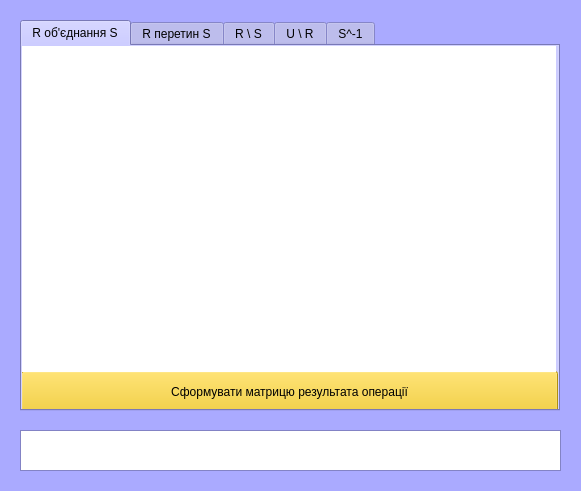
<?xml version="1.0" encoding="UTF-8"?>
<ui version="4.0">
 <class>Window4</class>
 <widget class="QMainWindow" name="Window4">
  <property name="geometry">
   <rect>
    <x>0</x>
    <y>0</y>
    <width>581</width>
    <height>491</height>
   </rect>
  </property>
  <property name="minimumSize">
   <size>
    <width>0</width>
    <height>0</height>
   </size>
  </property>
  <property name="maximumSize">
   <size>
    <width>121212</width>
    <height>121212</height>
   </size>
  </property>
  <property name="palette">
   <palette>
    <active>
     <colorrole role="WindowText">
      <brush brushstyle="SolidPattern">
       <color alpha="255">
        <red>0</red>
        <green>0</green>
        <blue>0</blue>
       </color>
      </brush>
     </colorrole>
     <colorrole role="Button">
      <brush brushstyle="SolidPattern">
       <color alpha="255">
        <red>170</red>
        <green>170</green>
        <blue>255</blue>
       </color>
      </brush>
     </colorrole>
     <colorrole role="Light">
      <brush brushstyle="SolidPattern">
       <color alpha="255">
        <red>255</red>
        <green>255</green>
        <blue>255</blue>
       </color>
      </brush>
     </colorrole>
     <colorrole role="Midlight">
      <brush brushstyle="SolidPattern">
       <color alpha="255">
        <red>212</red>
        <green>212</green>
        <blue>255</blue>
       </color>
      </brush>
     </colorrole>
     <colorrole role="Dark">
      <brush brushstyle="SolidPattern">
       <color alpha="255">
        <red>85</red>
        <green>85</green>
        <blue>127</blue>
       </color>
      </brush>
     </colorrole>
     <colorrole role="Mid">
      <brush brushstyle="SolidPattern">
       <color alpha="255">
        <red>113</red>
        <green>113</green>
        <blue>170</blue>
       </color>
      </brush>
     </colorrole>
     <colorrole role="Text">
      <brush brushstyle="SolidPattern">
       <color alpha="255">
        <red>0</red>
        <green>0</green>
        <blue>0</blue>
       </color>
      </brush>
     </colorrole>
     <colorrole role="BrightText">
      <brush brushstyle="SolidPattern">
       <color alpha="255">
        <red>255</red>
        <green>255</green>
        <blue>255</blue>
       </color>
      </brush>
     </colorrole>
     <colorrole role="ButtonText">
      <brush brushstyle="SolidPattern">
       <color alpha="255">
        <red>0</red>
        <green>0</green>
        <blue>0</blue>
       </color>
      </brush>
     </colorrole>
     <colorrole role="Base">
      <brush brushstyle="SolidPattern">
       <color alpha="255">
        <red>255</red>
        <green>255</green>
        <blue>255</blue>
       </color>
      </brush>
     </colorrole>
     <colorrole role="Window">
      <brush brushstyle="SolidPattern">
       <color alpha="255">
        <red>170</red>
        <green>170</green>
        <blue>255</blue>
       </color>
      </brush>
     </colorrole>
     <colorrole role="Shadow">
      <brush brushstyle="SolidPattern">
       <color alpha="255">
        <red>0</red>
        <green>0</green>
        <blue>0</blue>
       </color>
      </brush>
     </colorrole>
     <colorrole role="AlternateBase">
      <brush brushstyle="SolidPattern">
       <color alpha="255">
        <red>212</red>
        <green>212</green>
        <blue>255</blue>
       </color>
      </brush>
     </colorrole>
     <colorrole role="ToolTipBase">
      <brush brushstyle="SolidPattern">
       <color alpha="255">
        <red>255</red>
        <green>255</green>
        <blue>220</blue>
       </color>
      </brush>
     </colorrole>
     <colorrole role="ToolTipText">
      <brush brushstyle="SolidPattern">
       <color alpha="255">
        <red>0</red>
        <green>0</green>
        <blue>0</blue>
       </color>
      </brush>
     </colorrole>
     <colorrole role="PlaceholderText">
      <brush brushstyle="NoBrush">
       <color alpha="128">
        <red>0</red>
        <green>0</green>
        <blue>0</blue>
       </color>
      </brush>
     </colorrole>
    </active>
    <inactive>
     <colorrole role="WindowText">
      <brush brushstyle="SolidPattern">
       <color alpha="255">
        <red>0</red>
        <green>0</green>
        <blue>0</blue>
       </color>
      </brush>
     </colorrole>
     <colorrole role="Button">
      <brush brushstyle="SolidPattern">
       <color alpha="255">
        <red>170</red>
        <green>170</green>
        <blue>255</blue>
       </color>
      </brush>
     </colorrole>
     <colorrole role="Light">
      <brush brushstyle="SolidPattern">
       <color alpha="255">
        <red>255</red>
        <green>255</green>
        <blue>255</blue>
       </color>
      </brush>
     </colorrole>
     <colorrole role="Midlight">
      <brush brushstyle="SolidPattern">
       <color alpha="255">
        <red>212</red>
        <green>212</green>
        <blue>255</blue>
       </color>
      </brush>
     </colorrole>
     <colorrole role="Dark">
      <brush brushstyle="SolidPattern">
       <color alpha="255">
        <red>85</red>
        <green>85</green>
        <blue>127</blue>
       </color>
      </brush>
     </colorrole>
     <colorrole role="Mid">
      <brush brushstyle="SolidPattern">
       <color alpha="255">
        <red>113</red>
        <green>113</green>
        <blue>170</blue>
       </color>
      </brush>
     </colorrole>
     <colorrole role="Text">
      <brush brushstyle="SolidPattern">
       <color alpha="255">
        <red>0</red>
        <green>0</green>
        <blue>0</blue>
       </color>
      </brush>
     </colorrole>
     <colorrole role="BrightText">
      <brush brushstyle="SolidPattern">
       <color alpha="255">
        <red>255</red>
        <green>255</green>
        <blue>255</blue>
       </color>
      </brush>
     </colorrole>
     <colorrole role="ButtonText">
      <brush brushstyle="SolidPattern">
       <color alpha="255">
        <red>0</red>
        <green>0</green>
        <blue>0</blue>
       </color>
      </brush>
     </colorrole>
     <colorrole role="Base">
      <brush brushstyle="SolidPattern">
       <color alpha="255">
        <red>255</red>
        <green>255</green>
        <blue>255</blue>
       </color>
      </brush>
     </colorrole>
     <colorrole role="Window">
      <brush brushstyle="SolidPattern">
       <color alpha="255">
        <red>170</red>
        <green>170</green>
        <blue>255</blue>
       </color>
      </brush>
     </colorrole>
     <colorrole role="Shadow">
      <brush brushstyle="SolidPattern">
       <color alpha="255">
        <red>0</red>
        <green>0</green>
        <blue>0</blue>
       </color>
      </brush>
     </colorrole>
     <colorrole role="AlternateBase">
      <brush brushstyle="SolidPattern">
       <color alpha="255">
        <red>212</red>
        <green>212</green>
        <blue>255</blue>
       </color>
      </brush>
     </colorrole>
     <colorrole role="ToolTipBase">
      <brush brushstyle="SolidPattern">
       <color alpha="255">
        <red>255</red>
        <green>255</green>
        <blue>220</blue>
       </color>
      </brush>
     </colorrole>
     <colorrole role="ToolTipText">
      <brush brushstyle="SolidPattern">
       <color alpha="255">
        <red>0</red>
        <green>0</green>
        <blue>0</blue>
       </color>
      </brush>
     </colorrole>
     <colorrole role="PlaceholderText">
      <brush brushstyle="NoBrush">
       <color alpha="128">
        <red>0</red>
        <green>0</green>
        <blue>0</blue>
       </color>
      </brush>
     </colorrole>
    </inactive>
    <disabled>
     <colorrole role="WindowText">
      <brush brushstyle="SolidPattern">
       <color alpha="255">
        <red>85</red>
        <green>85</green>
        <blue>127</blue>
       </color>
      </brush>
     </colorrole>
     <colorrole role="Button">
      <brush brushstyle="SolidPattern">
       <color alpha="255">
        <red>170</red>
        <green>170</green>
        <blue>255</blue>
       </color>
      </brush>
     </colorrole>
     <colorrole role="Light">
      <brush brushstyle="SolidPattern">
       <color alpha="255">
        <red>255</red>
        <green>255</green>
        <blue>255</blue>
       </color>
      </brush>
     </colorrole>
     <colorrole role="Midlight">
      <brush brushstyle="SolidPattern">
       <color alpha="255">
        <red>212</red>
        <green>212</green>
        <blue>255</blue>
       </color>
      </brush>
     </colorrole>
     <colorrole role="Dark">
      <brush brushstyle="SolidPattern">
       <color alpha="255">
        <red>85</red>
        <green>85</green>
        <blue>127</blue>
       </color>
      </brush>
     </colorrole>
     <colorrole role="Mid">
      <brush brushstyle="SolidPattern">
       <color alpha="255">
        <red>113</red>
        <green>113</green>
        <blue>170</blue>
       </color>
      </brush>
     </colorrole>
     <colorrole role="Text">
      <brush brushstyle="SolidPattern">
       <color alpha="255">
        <red>85</red>
        <green>85</green>
        <blue>127</blue>
       </color>
      </brush>
     </colorrole>
     <colorrole role="BrightText">
      <brush brushstyle="SolidPattern">
       <color alpha="255">
        <red>255</red>
        <green>255</green>
        <blue>255</blue>
       </color>
      </brush>
     </colorrole>
     <colorrole role="ButtonText">
      <brush brushstyle="SolidPattern">
       <color alpha="255">
        <red>85</red>
        <green>85</green>
        <blue>127</blue>
       </color>
      </brush>
     </colorrole>
     <colorrole role="Base">
      <brush brushstyle="SolidPattern">
       <color alpha="255">
        <red>170</red>
        <green>170</green>
        <blue>255</blue>
       </color>
      </brush>
     </colorrole>
     <colorrole role="Window">
      <brush brushstyle="SolidPattern">
       <color alpha="255">
        <red>170</red>
        <green>170</green>
        <blue>255</blue>
       </color>
      </brush>
     </colorrole>
     <colorrole role="Shadow">
      <brush brushstyle="SolidPattern">
       <color alpha="255">
        <red>0</red>
        <green>0</green>
        <blue>0</blue>
       </color>
      </brush>
     </colorrole>
     <colorrole role="AlternateBase">
      <brush brushstyle="SolidPattern">
       <color alpha="255">
        <red>170</red>
        <green>170</green>
        <blue>255</blue>
       </color>
      </brush>
     </colorrole>
     <colorrole role="ToolTipBase">
      <brush brushstyle="SolidPattern">
       <color alpha="255">
        <red>255</red>
        <green>255</green>
        <blue>220</blue>
       </color>
      </brush>
     </colorrole>
     <colorrole role="ToolTipText">
      <brush brushstyle="SolidPattern">
       <color alpha="255">
        <red>0</red>
        <green>0</green>
        <blue>0</blue>
       </color>
      </brush>
     </colorrole>
     <colorrole role="PlaceholderText">
      <brush brushstyle="NoBrush">
       <color alpha="128">
        <red>0</red>
        <green>0</green>
        <blue>0</blue>
       </color>
      </brush>
     </colorrole>
    </disabled>
   </palette>
  </property>
  <property name="windowTitle">
   <string>Вікно №4</string>
  </property>
  <widget class="QWidget" name="centralwidget">
   <widget class="QTextBrowser" name="browserAction">
    <property name="geometry">
     <rect>
      <x>20</x>
      <y>430</y>
      <width>541</width>
      <height>41</height>
     </rect>
    </property>
    <property name="locale">
     <locale language="Russian" country="Russia"/>
    </property>
    <property name="html">
     <string>&lt;!DOCTYPE HTML PUBLIC &quot;-//W3C//DTD HTML 4.0//EN&quot; &quot;http://www.w3.org/TR/REC-html40/strict.dtd&quot;&gt;
&lt;html&gt;&lt;head&gt;&lt;meta name=&quot;qrichtext&quot; content=&quot;1&quot; /&gt;&lt;style type=&quot;text/css&quot;&gt;
p, li { white-space: pre-wrap; }
&lt;/style&gt;&lt;/head&gt;&lt;body style=&quot; font-family:'MS Shell Dlg 2'; font-size:8.25pt; font-weight:400; font-style:normal;&quot;&gt;
&lt;p style=&quot;-qt-paragraph-type:empty; margin-top:0px; margin-bottom:0px; margin-left:0px; margin-right:0px; -qt-block-indent:0; text-indent:0px;&quot;&gt;&lt;br /&gt;&lt;/p&gt;&lt;/body&gt;&lt;/html&gt;</string>
    </property>
   </widget>
   <widget class="QTabWidget" name="tabWidget">
    <property name="geometry">
     <rect>
      <x>20</x>
      <y>20</y>
      <width>540</width>
      <height>391</height>
     </rect>
    </property>
    <property name="styleSheet">
     <string notr="true"/>
    </property>
    <property name="currentIndex">
     <number>0</number>
    </property>
    <widget class="QWidget" name="tab">
     <attribute name="title">
      <string>R об'єднання S</string>
     </attribute>
     <widget class="QPushButton" name="buttonGetUnionRS">
      <property name="geometry">
       <rect>
        <x>-1</x>
        <y>325</y>
        <width>537</width>
        <height>41</height>
       </rect>
      </property>
      <property name="font">
       <font>
        <pointsize>9</pointsize>
       </font>
      </property>
      <property name="styleSheet">
       <string notr="true">background-color: rgb(244, 202, 22);</string>
      </property>
      <property name="text">
       <string>Сформувати матрицю результата операції</string>
      </property>
     </widget>
     <widget class="QTableWidget" name="tableUnionRS">
      <property name="geometry">
       <rect>
        <x>0</x>
        <y>0</y>
        <width>534</width>
        <height>326</height>
       </rect>
      </property>
      <property name="font">
       <font>
        <pointsize>7</pointsize>
       </font>
      </property>
      <property name="locale">
       <locale language="Ukrainian" country="Ukraine"/>
      </property>
      <property name="frameShape">
       <enum>QFrame::NoFrame</enum>
      </property>
      <property name="sizeAdjustPolicy">
       <enum>QAbstractScrollArea::AdjustIgnored</enum>
      </property>
      <property name="selectionMode">
       <enum>QAbstractItemView::NoSelection</enum>
      </property>
      <property name="verticalScrollMode">
       <enum>QAbstractItemView::ScrollPerPixel</enum>
      </property>
      <property name="horizontalScrollMode">
       <enum>QAbstractItemView::ScrollPerPixel</enum>
      </property>
      <attribute name="horizontalHeaderCascadingSectionResizes">
       <bool>true</bool>
      </attribute>
      <attribute name="horizontalHeaderMinimumSectionSize">
       <number>53</number>
      </attribute>
      <attribute name="horizontalHeaderDefaultSectionSize">
       <number>53</number>
      </attribute>
      <attribute name="horizontalHeaderShowSortIndicator" stdset="0">
       <bool>false</bool>
      </attribute>
      <attribute name="horizontalHeaderStretchLastSection">
       <bool>true</bool>
      </attribute>
      <attribute name="verticalHeaderCascadingSectionResizes">
       <bool>true</bool>
      </attribute>
      <attribute name="verticalHeaderMinimumSectionSize">
       <number>34</number>
      </attribute>
      <attribute name="verticalHeaderDefaultSectionSize">
       <number>40</number>
      </attribute>
      <attribute name="verticalHeaderStretchLastSection">
       <bool>true</bool>
      </attribute>
     </widget>
    </widget>
    <widget class="QWidget" name="tab_2">
     <attribute name="title">
      <string>R перетин S</string>
     </attribute>
     <widget class="QPushButton" name="buttonGetIntersectionRS">
      <property name="geometry">
       <rect>
        <x>-1</x>
        <y>325</y>
        <width>537</width>
        <height>41</height>
       </rect>
      </property>
      <property name="font">
       <font>
        <pointsize>9</pointsize>
       </font>
      </property>
      <property name="styleSheet">
       <string notr="true">background-color: rgb(244, 202, 22);</string>
      </property>
      <property name="text">
       <string>Сформувати матрицю результата операції</string>
      </property>
     </widget>
     <widget class="QTableWidget" name="tableIntersectionRS">
      <property name="geometry">
       <rect>
        <x>0</x>
        <y>0</y>
        <width>534</width>
        <height>326</height>
       </rect>
      </property>
      <property name="font">
       <font>
        <pointsize>7</pointsize>
       </font>
      </property>
      <property name="locale">
       <locale language="Ukrainian" country="Ukraine"/>
      </property>
      <property name="frameShape">
       <enum>QFrame::NoFrame</enum>
      </property>
      <property name="sizeAdjustPolicy">
       <enum>QAbstractScrollArea::AdjustIgnored</enum>
      </property>
      <property name="selectionMode">
       <enum>QAbstractItemView::NoSelection</enum>
      </property>
      <property name="verticalScrollMode">
       <enum>QAbstractItemView::ScrollPerPixel</enum>
      </property>
      <property name="horizontalScrollMode">
       <enum>QAbstractItemView::ScrollPerPixel</enum>
      </property>
      <attribute name="horizontalHeaderCascadingSectionResizes">
       <bool>true</bool>
      </attribute>
      <attribute name="horizontalHeaderMinimumSectionSize">
       <number>53</number>
      </attribute>
      <attribute name="horizontalHeaderDefaultSectionSize">
       <number>53</number>
      </attribute>
      <attribute name="horizontalHeaderShowSortIndicator" stdset="0">
       <bool>false</bool>
      </attribute>
      <attribute name="horizontalHeaderStretchLastSection">
       <bool>true</bool>
      </attribute>
      <attribute name="verticalHeaderCascadingSectionResizes">
       <bool>true</bool>
      </attribute>
      <attribute name="verticalHeaderMinimumSectionSize">
       <number>34</number>
      </attribute>
      <attribute name="verticalHeaderDefaultSectionSize">
       <number>40</number>
      </attribute>
      <attribute name="verticalHeaderStretchLastSection">
       <bool>true</bool>
      </attribute>
     </widget>
    </widget>
    <widget class="QWidget" name="tab_3">
     <attribute name="title">
      <string>R \ S</string>
     </attribute>
     <widget class="QPushButton" name="buttonGetDifferenceRS">
      <property name="geometry">
       <rect>
        <x>-1</x>
        <y>325</y>
        <width>537</width>
        <height>41</height>
       </rect>
      </property>
      <property name="font">
       <font>
        <pointsize>9</pointsize>
       </font>
      </property>
      <property name="styleSheet">
       <string notr="true">background-color: rgb(244, 202, 22);</string>
      </property>
      <property name="text">
       <string>Сформувати матрицю результата операції</string>
      </property>
     </widget>
     <widget class="QTableWidget" name="tableDifferenceRS">
      <property name="geometry">
       <rect>
        <x>0</x>
        <y>0</y>
        <width>534</width>
        <height>326</height>
       </rect>
      </property>
      <property name="font">
       <font>
        <pointsize>7</pointsize>
       </font>
      </property>
      <property name="locale">
       <locale language="Ukrainian" country="Ukraine"/>
      </property>
      <property name="frameShape">
       <enum>QFrame::NoFrame</enum>
      </property>
      <property name="sizeAdjustPolicy">
       <enum>QAbstractScrollArea::AdjustIgnored</enum>
      </property>
      <property name="selectionMode">
       <enum>QAbstractItemView::NoSelection</enum>
      </property>
      <property name="verticalScrollMode">
       <enum>QAbstractItemView::ScrollPerPixel</enum>
      </property>
      <property name="horizontalScrollMode">
       <enum>QAbstractItemView::ScrollPerPixel</enum>
      </property>
      <attribute name="horizontalHeaderCascadingSectionResizes">
       <bool>true</bool>
      </attribute>
      <attribute name="horizontalHeaderMinimumSectionSize">
       <number>53</number>
      </attribute>
      <attribute name="horizontalHeaderDefaultSectionSize">
       <number>53</number>
      </attribute>
      <attribute name="horizontalHeaderShowSortIndicator" stdset="0">
       <bool>false</bool>
      </attribute>
      <attribute name="horizontalHeaderStretchLastSection">
       <bool>true</bool>
      </attribute>
      <attribute name="verticalHeaderCascadingSectionResizes">
       <bool>true</bool>
      </attribute>
      <attribute name="verticalHeaderMinimumSectionSize">
       <number>34</number>
      </attribute>
      <attribute name="verticalHeaderDefaultSectionSize">
       <number>40</number>
      </attribute>
      <attribute name="verticalHeaderStretchLastSection">
       <bool>true</bool>
      </attribute>
     </widget>
    </widget>
    <widget class="QWidget" name="tab_4">
     <attribute name="title">
      <string>U \ R</string>
     </attribute>
     <widget class="QPushButton" name="buttonGetDifferenceUR">
      <property name="geometry">
       <rect>
        <x>-1</x>
        <y>325</y>
        <width>537</width>
        <height>41</height>
       </rect>
      </property>
      <property name="font">
       <font>
        <pointsize>9</pointsize>
       </font>
      </property>
      <property name="styleSheet">
       <string notr="true">background-color: rgb(244, 202, 22);</string>
      </property>
      <property name="text">
       <string>Сформувати матрицю результата операції</string>
      </property>
     </widget>
     <widget class="QTableWidget" name="tableDifferenceUR">
      <property name="geometry">
       <rect>
        <x>0</x>
        <y>0</y>
        <width>534</width>
        <height>326</height>
       </rect>
      </property>
      <property name="font">
       <font>
        <pointsize>7</pointsize>
       </font>
      </property>
      <property name="locale">
       <locale language="Ukrainian" country="Ukraine"/>
      </property>
      <property name="frameShape">
       <enum>QFrame::NoFrame</enum>
      </property>
      <property name="sizeAdjustPolicy">
       <enum>QAbstractScrollArea::AdjustIgnored</enum>
      </property>
      <property name="selectionMode">
       <enum>QAbstractItemView::NoSelection</enum>
      </property>
      <property name="verticalScrollMode">
       <enum>QAbstractItemView::ScrollPerPixel</enum>
      </property>
      <property name="horizontalScrollMode">
       <enum>QAbstractItemView::ScrollPerPixel</enum>
      </property>
      <attribute name="horizontalHeaderCascadingSectionResizes">
       <bool>true</bool>
      </attribute>
      <attribute name="horizontalHeaderMinimumSectionSize">
       <number>53</number>
      </attribute>
      <attribute name="horizontalHeaderDefaultSectionSize">
       <number>53</number>
      </attribute>
      <attribute name="horizontalHeaderShowSortIndicator" stdset="0">
       <bool>false</bool>
      </attribute>
      <attribute name="horizontalHeaderStretchLastSection">
       <bool>true</bool>
      </attribute>
      <attribute name="verticalHeaderCascadingSectionResizes">
       <bool>true</bool>
      </attribute>
      <attribute name="verticalHeaderMinimumSectionSize">
       <number>34</number>
      </attribute>
      <attribute name="verticalHeaderDefaultSectionSize">
       <number>40</number>
      </attribute>
      <attribute name="verticalHeaderStretchLastSection">
       <bool>true</bool>
      </attribute>
     </widget>
    </widget>
    <widget class="QWidget" name="tab_5">
     <attribute name="title">
      <string>S^-1</string>
     </attribute>
     <widget class="QPushButton" name="buttonGetReverseS">
      <property name="geometry">
       <rect>
        <x>-1</x>
        <y>325</y>
        <width>537</width>
        <height>41</height>
       </rect>
      </property>
      <property name="font">
       <font>
        <pointsize>9</pointsize>
       </font>
      </property>
      <property name="styleSheet">
       <string notr="true">background-color: rgb(244, 202, 22);</string>
      </property>
      <property name="text">
       <string>Сформувати матрицю результата операції</string>
      </property>
     </widget>
     <widget class="QTableWidget" name="tableReverseS">
      <property name="geometry">
       <rect>
        <x>0</x>
        <y>0</y>
        <width>534</width>
        <height>326</height>
       </rect>
      </property>
      <property name="font">
       <font>
        <pointsize>7</pointsize>
       </font>
      </property>
      <property name="locale">
       <locale language="Ukrainian" country="Ukraine"/>
      </property>
      <property name="frameShape">
       <enum>QFrame::NoFrame</enum>
      </property>
      <property name="sizeAdjustPolicy">
       <enum>QAbstractScrollArea::AdjustIgnored</enum>
      </property>
      <property name="selectionMode">
       <enum>QAbstractItemView::NoSelection</enum>
      </property>
      <property name="verticalScrollMode">
       <enum>QAbstractItemView::ScrollPerPixel</enum>
      </property>
      <property name="horizontalScrollMode">
       <enum>QAbstractItemView::ScrollPerPixel</enum>
      </property>
      <attribute name="horizontalHeaderCascadingSectionResizes">
       <bool>true</bool>
      </attribute>
      <attribute name="horizontalHeaderMinimumSectionSize">
       <number>53</number>
      </attribute>
      <attribute name="horizontalHeaderDefaultSectionSize">
       <number>53</number>
      </attribute>
      <attribute name="horizontalHeaderShowSortIndicator" stdset="0">
       <bool>false</bool>
      </attribute>
      <attribute name="horizontalHeaderStretchLastSection">
       <bool>true</bool>
      </attribute>
      <attribute name="verticalHeaderCascadingSectionResizes">
       <bool>true</bool>
      </attribute>
      <attribute name="verticalHeaderMinimumSectionSize">
       <number>34</number>
      </attribute>
      <attribute name="verticalHeaderDefaultSectionSize">
       <number>40</number>
      </attribute>
      <attribute name="verticalHeaderStretchLastSection">
       <bool>true</bool>
      </attribute>
     </widget>
    </widget>
   </widget>
  </widget>
 </widget>
 <resources/>
 <connections/>
</ui>
